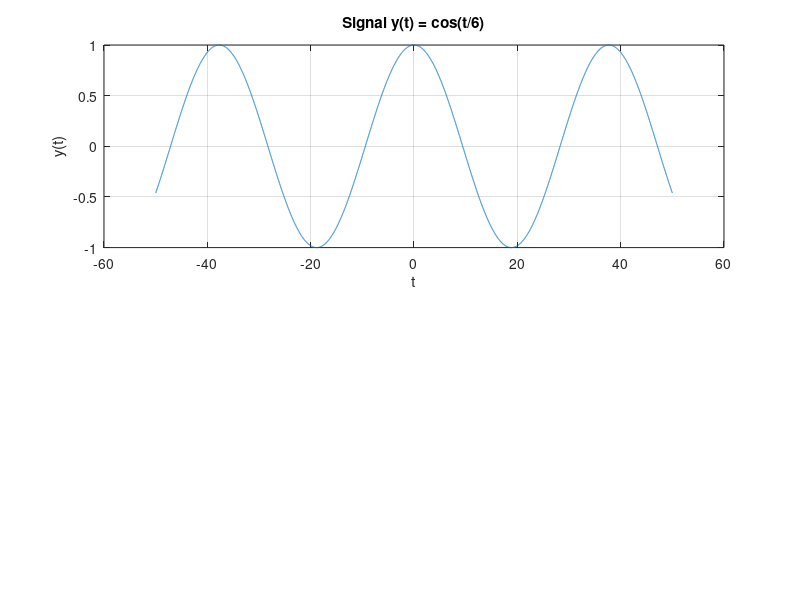

This figure's MATLAB source:
t = -50:0.01:50; 
y = cos(t / 6);
a=1;
fundamental_frequency = 1 / (12 * pi);
subplot(2, 1, 1);
a=1;
plot(t, y);
xlabel('t');
a=1;
ylabel('y(t)');
title('Signal y(t) = cos(t/6)');
a=1;
grid on;
disp(['Fundamental Frequency: ', num2str(fundamental_frequency), ' cycles per unit time']);

